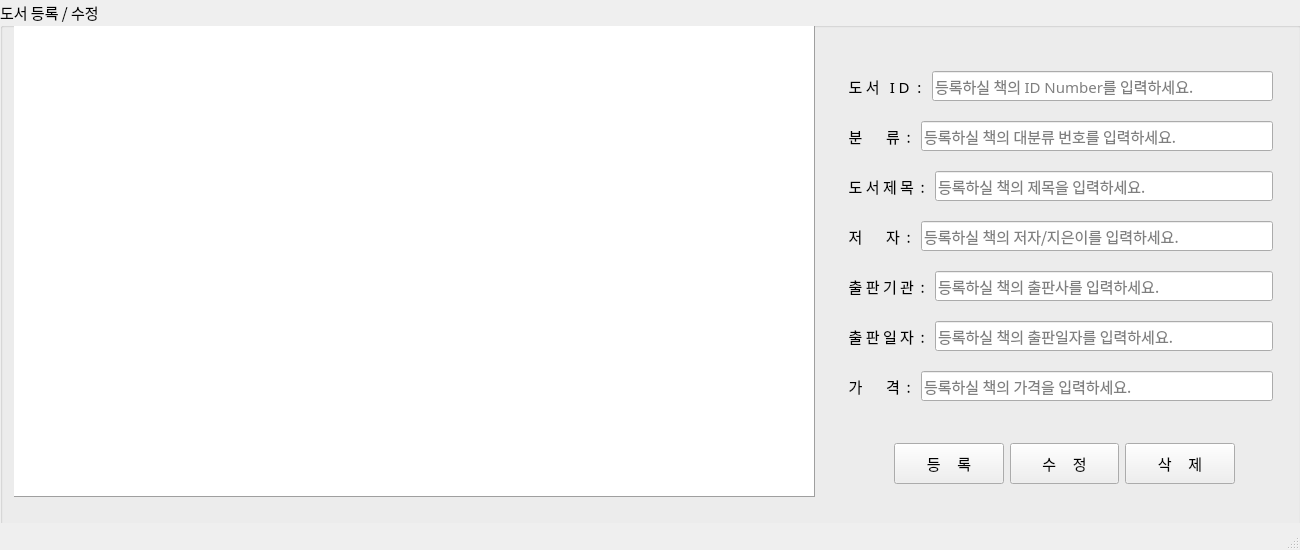
<?xml version="1.0" encoding="UTF-8"?>
<ui version="4.0">
 <class>MainWindow</class>
 <widget class="QMainWindow" name="MainWindow">
  <property name="geometry">
   <rect>
    <x>0</x>
    <y>0</y>
    <width>1300</width>
    <height>550</height>
   </rect>
  </property>
  <property name="maximumSize">
   <size>
    <width>1300</width>
    <height>550</height>
   </size>
  </property>
  <property name="font">
   <font>
    <family>D2Coding ligature</family>
    <pointsize>11</pointsize>
    <weight>50</weight>
    <bold>false</bold>
   </font>
  </property>
  <property name="windowTitle">
   <string>MainWindow</string>
  </property>
  <widget class="QWidget" name="centralwidget">
   <widget class="QWidget" name="verticalLayoutWidget">
    <property name="geometry">
     <rect>
      <x>0</x>
      <y>0</y>
      <width>1301</width>
      <height>591</height>
     </rect>
    </property>
    <layout class="QVBoxLayout" name="verticalLayout">
     <item>
      <layout class="QHBoxLayout" name="horizontalLayout">
       <item>
        <widget class="QGroupBox" name="groupBox">
         <property name="sizePolicy">
          <sizepolicy hsizetype="MinimumExpanding" vsizetype="Preferred">
           <horstretch>0</horstretch>
           <verstretch>0</verstretch>
          </sizepolicy>
         </property>
         <property name="title">
          <string>도서 등록 / 수정</string>
         </property>
         <property name="alignment">
          <set>Qt::AlignLeading|Qt::AlignLeft|Qt::AlignTop</set>
         </property>
         <property name="flat">
          <bool>false</bool>
         </property>
         <widget class="QWidget" name="verticalLayoutWidget_2">
          <property name="geometry">
           <rect>
            <x>842</x>
            <y>57</y>
            <width>431</width>
            <height>361</height>
           </rect>
          </property>
          <layout class="QVBoxLayout" name="verticalLayout_2">
           <item>
            <layout class="QHBoxLayout" name="horizontalLayout_8">
             <item>
              <widget class="QLabel" name="label_6">
               <property name="text">
                <string>  도 서   I D  : </string>
               </property>
              </widget>
             </item>
             <item>
              <widget class="QLineEdit" name="input_book_idno">
               <property name="toolTip">
                <string>등록하실 책의 ID Number를 입력하세요.</string>
               </property>
               <property name="toolTipDuration">
                <number>3</number>
               </property>
               <property name="placeholderText">
                <string>등록하실 책의 ID Number를 입력하세요.</string>
               </property>
              </widget>
             </item>
            </layout>
           </item>
           <item>
            <layout class="QHBoxLayout" name="horizontalLayout_2">
             <item>
              <widget class="QLabel" name="label">
               <property name="text">
                <string>  분       류  : </string>
               </property>
              </widget>
             </item>
             <item>
              <widget class="QLineEdit" name="input_book_type">
               <property name="toolTip">
                <string>등록하실 책의 대분류 번호를 입력하세요.</string>
               </property>
               <property name="toolTipDuration">
                <number>3</number>
               </property>
               <property name="placeholderText">
                <string>등록하실 책의 대분류 번호를 입력하세요.</string>
               </property>
              </widget>
             </item>
            </layout>
           </item>
           <item>
            <layout class="QHBoxLayout" name="horizontalLayout_4">
             <item>
              <widget class="QLabel" name="label_2">
               <property name="text">
                <string>  도 서 제 목  : </string>
               </property>
              </widget>
             </item>
             <item>
              <widget class="QLineEdit" name="input_book_name">
               <property name="toolTip">
                <string>등록하실 책의 제목을 입력하세요.</string>
               </property>
               <property name="toolTipDuration">
                <number>3</number>
               </property>
               <property name="placeholderText">
                <string>등록하실 책의 제목을 입력하세요.</string>
               </property>
              </widget>
             </item>
            </layout>
           </item>
           <item>
            <layout class="QHBoxLayout" name="horizontalLayout_5">
             <item>
              <widget class="QLabel" name="label_3">
               <property name="text">
                <string>  저       자  : </string>
               </property>
              </widget>
             </item>
             <item>
              <widget class="QLineEdit" name="input_book_edit">
               <property name="toolTip">
                <string>등록하실 책의 저자/지은이를 입력하세요.</string>
               </property>
               <property name="toolTipDuration">
                <number>3</number>
               </property>
               <property name="placeholderText">
                <string>등록하실 책의 저자/지은이를 입력하세요.</string>
               </property>
              </widget>
             </item>
            </layout>
           </item>
           <item>
            <layout class="QHBoxLayout" name="horizontalLayout_3">
             <item>
              <widget class="QLabel" name="label_7">
               <property name="text">
                <string>  출 판 기 관  : </string>
               </property>
              </widget>
             </item>
             <item>
              <widget class="QLineEdit" name="input_book_pubs">
               <property name="placeholderText">
                <string>등록하실 책의 출판사를 입력하세요.</string>
               </property>
              </widget>
             </item>
            </layout>
           </item>
           <item>
            <layout class="QHBoxLayout" name="horizontalLayout_6">
             <item>
              <widget class="QLabel" name="label_4">
               <property name="text">
                <string>  출 판 일 자  : </string>
               </property>
              </widget>
             </item>
             <item>
              <widget class="QLineEdit" name="input_book_date">
               <property name="toolTip">
                <string>등록하실 책의 출판일자를 입력하세요.</string>
               </property>
               <property name="toolTipDuration">
                <number>3</number>
               </property>
               <property name="placeholderText">
                <string>등록하실 책의 출판일자를 입력하세요.</string>
               </property>
              </widget>
             </item>
            </layout>
           </item>
           <item>
            <layout class="QHBoxLayout" name="horizontalLayout_7">
             <item>
              <widget class="QLabel" name="label_5">
               <property name="text">
                <string>  가       격  : </string>
               </property>
              </widget>
             </item>
             <item>
              <widget class="QLineEdit" name="input_book_cost">
               <property name="toolTip">
                <string>등록하실 책의 가격을 입력하세요.</string>
               </property>
               <property name="toolTipDuration">
                <number>3</number>
               </property>
               <property name="placeholderText">
                <string>등록하실 책의 가격을 입력하세요.</string>
               </property>
              </widget>
             </item>
            </layout>
           </item>
          </layout>
         </widget>
         <widget class="QWidget" name="horizontalLayoutWidget_8">
          <property name="geometry">
           <rect>
            <x>894</x>
            <y>443</y>
            <width>341</width>
            <height>41</height>
           </rect>
          </property>
          <layout class="QHBoxLayout" name="horizontalLayout_10">
           <item>
            <widget class="QPushButton" name="btn_add">
             <property name="sizePolicy">
              <sizepolicy hsizetype="Minimum" vsizetype="MinimumExpanding">
               <horstretch>0</horstretch>
               <verstretch>0</verstretch>
              </sizepolicy>
             </property>
             <property name="text">
              <string>등     록</string>
             </property>
            </widget>
           </item>
           <item>
            <widget class="QPushButton" name="btn_mod">
             <property name="sizePolicy">
              <sizepolicy hsizetype="Minimum" vsizetype="MinimumExpanding">
               <horstretch>0</horstretch>
               <verstretch>0</verstretch>
              </sizepolicy>
             </property>
             <property name="text">
              <string>수     정</string>
             </property>
            </widget>
           </item>
           <item>
            <widget class="QPushButton" name="btn_del">
             <property name="sizePolicy">
              <sizepolicy hsizetype="Minimum" vsizetype="MinimumExpanding">
               <horstretch>0</horstretch>
               <verstretch>0</verstretch>
              </sizepolicy>
             </property>
             <property name="text">
              <string>삭     제</string>
             </property>
            </widget>
           </item>
          </layout>
         </widget>
         <widget class="QWidget" name="verticalLayoutWidget_3">
          <property name="geometry">
           <rect>
            <x>14</x>
            <y>26</y>
            <width>801</width>
            <height>471</height>
           </rect>
          </property>
          <layout class="QVBoxLayout" name="verticalLayout_5">
           <item>
            <layout class="QHBoxLayout" name="horizontalLayout_11">
             <item>
              <widget class="QTableWidget" name="tblBooks">
               <property name="layoutDirection">
                <enum>Qt::LeftToRight</enum>
               </property>
               <property name="frameShape">
                <enum>QFrame::Panel</enum>
               </property>
               <property name="frameShadow">
                <enum>QFrame::Raised</enum>
               </property>
              </widget>
             </item>
            </layout>
           </item>
          </layout>
         </widget>
        </widget>
       </item>
      </layout>
     </item>
    </layout>
   </widget>
  </widget>
  <widget class="QStatusBar" name="statusbar"/>
 </widget>
 <resources/>
 <connections/>
</ui>
